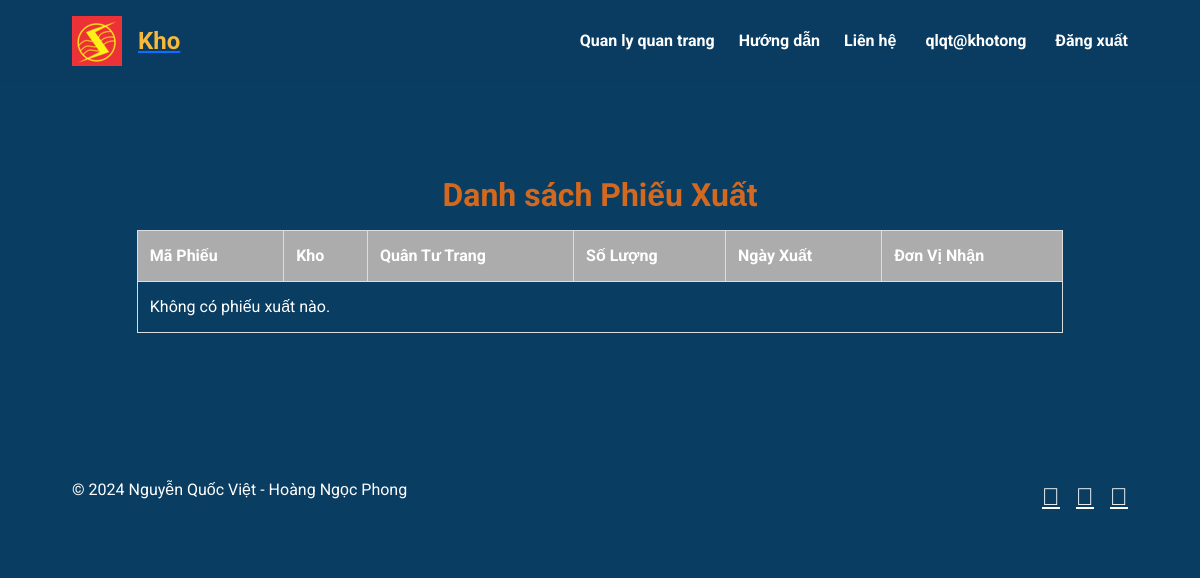
The app's page /xuat/ (signed in), older data.
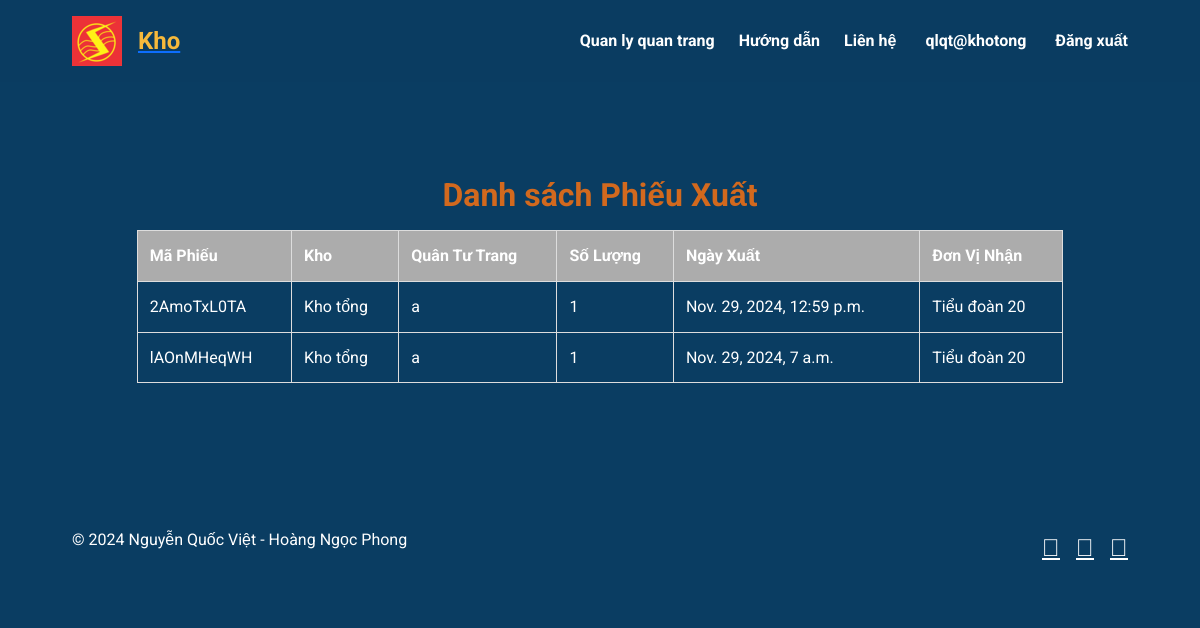
The same page, newer data.
### appQLQT/models.py (models this page shows, shortened)
class PhieuXuat(models.Model):
    code = models.CharField(max_length=10, unique=True, blank=True)
    kho = models.ForeignKey(Kho, on_delete=models.CASCADE)
    quan_tu_trang = models.ForeignKey(QuanTuTrang, on_delete=models.CASCADE)
    so_luong_xuat = models.PositiveIntegerField()
    ngay_xuat = models.DateTimeField(auto_now_add=True)
    don_vi_nhan = models.ForeignKey(DonVi, on_delete=models.CASCADE)

class Kho(models.Model):
    ten_kho = models.CharField(max_length=100)
    don_vi = models.OneToOneField('DonVi', on_delete=models.CASCADE, related_name='kho',null=True)  # Mỗi đơn vị có 1 kho
    quan_li_kho = models.ForeignKey(settings.AUTH_USER_MODEL, on_delete=models.CASCADE, related_name='managed_kho')

class QuanTuTrang(models.Model):
    ma_qtt = models.CharField(max_length=100,null=True , blank=True)
    ten_qtt = models.CharField(max_length=100)
    loai_qtt = models.CharField(max_length=50)
    kich_co = models.CharField(max_length=20, blank=True)

class DonVi(models.Model):
    ten_don_vi = models.CharField(max_length=100)
    cap_do = models.CharField(max_length=20, choices=DON_VI_CHOICES)
    quan_li = models.ForeignKey(settings.AUTH_USER_MODEL, on_delete=models.CASCADE)
    don_vi_cha = models.ForeignKey('self', null=True, blank=True, on_delete=models.SET_NULL, related_name='sub_units')
    dashboard_template = models.CharField(max_length=50, default='dashboard.html')
    code = models.CharField(max_length=50 , blank=True , null=True)

### appQLQT/views.py (the view)
# urls.py: path('xuat/', views.phieu_xuat_list_view, name='xuat'),
def phieu_xuat_list_view(request):
    user = request.user
    try:
        user_profile = user.profile  # Access the user profile (assuming a OneToOneField)
    except UserProfile.DoesNotExist:
        user_profile = None  # Handle the case where no profile exists for the user
    if user_profile and user_profile.don_vi:
        don_vi = user_profile.don_vi
        phieu_xuat_list = PhieuXuat.objects.filter(kho__don_vi=don_vi).order_by('-ngay_xuat')
        don_vi_list = DonVi.objects.exclude(id=don_vi.id)  # Exclude the user's DonVi to avoid showing it
        grouped_don_vi = defaultdict(list)
        for don_vi_item in don_vi_list:
            grouped_don_vi[don_vi_item.get_cap_do_display()].append(don_vi_item)
        grouped_don_vi = dict(grouped_don_vi)
        don_vi = user_profile.don_vi
        return render(request, 'appstatic/phieu_xuat.html', {
            'phieu_xuat_list': phieu_xuat_list,
            'grouped_don_vi': grouped_don_vi,
            'don_vi': don_vi,
        })
    else:
        return render(request, 'error_template.html', {'error_message': "You do not manage any DonVi."})

### appQLQT/templates/appstatic/phieu_xuat.html (shortened to what this page needs)
{% extends "appstatic/base.html" %}
{% block content %}
<div class="container">
    <h2 class="" style="padding-top: 80px; text-align: center;font-weight: bold; color: chocolate;">Danh sách Phiếu Xuất</h2>
    <table class="styled-table">
        <thead>
            <tr>
                <th>Mã Phiếu</th>
                <th>Kho</th>
                <th>Quân Tư Trang</th>
                <th>Số Lượng</th>
                <th>Ngày Xuất</th>
                <th>Đơn Vị Nhận</th>
            </tr>
        </thead>
        <tbody>
            {% for phieu in phieu_xuat_list %}
            <tr>
                <td>{{ phieu.code }}</td>
                <td>{{ phieu.kho.ten_kho }}</td>
                <td>{{ phieu.quan_tu_trang.ten_qtt }}</td>
                <td>{{ phieu.so_luong_xuat }}</td>
                <td>{{ phieu.ngay_xuat }}</td>
                <td>{{ phieu.don_vi_nhan.ten_don_vi }}</td>
            </tr>
            {% empty %}
            <tr>
                <td colspan="6" class="no-data">Không có phiếu xuất nào.</td>
            </tr>
            {% endfor %}
        </tbody>
    </table>
</div>
{% endblock %}

Row changes from the older to the newer data that the page shows:
added PhieuXuat: code "2AmoTxL0TA", kho.ten_kho "Kho tổng", quan_tu_trang.ten_qtt "a", so_luong_xuat "1", ngay_xuat "Nov. 29, 2024, 12:59 p.m.", don_vi_nhan.ten_don_vi "Tiểu đoàn 20"
added PhieuXuat: code "lAOnMHeqWH", kho.ten_kho "Kho tổng", quan_tu_trang.ten_qtt "a", so_luong_xuat "1", ngay_xuat "Nov. 29, 2024, 7 a.m.", don_vi_nhan.ten_don_vi "Tiểu đoàn 20"
Text that changed along with them:
text no longer shown: "Không có phiếu xuất nào."
